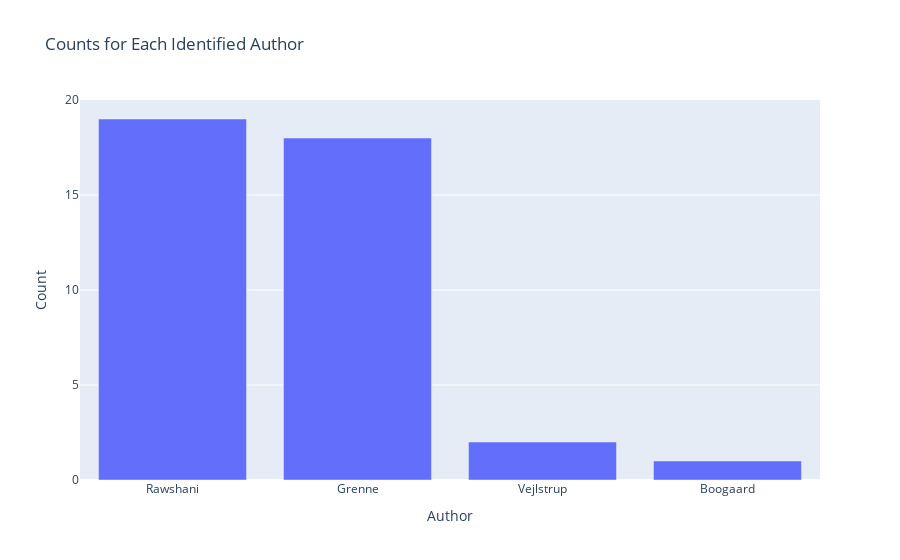

The code cell stored with this chart in its notebook:
### Code cell
import plotly.express as px

# Count the occurrences of each author in the IdentifiedAuthor column
author_counts = df["AuthorIdentified"].value_counts().reset_index()
author_counts.columns = ["Author", "Count"]

# Create a bar chart
fig = px.bar(author_counts, x="Author", y="Count", title="Counts for Each Identified Author")
fig.show()

### Figure 1 — Plotly figure (JSON) as saved in the notebook; plotly's stock layout.template omitted (floating-point values rounded to 4 significant figures)
{"data": [{"alignmentgroup": "True", "hovertemplate": "Author=%{x}<br>Count=%{y}<extra></extra>", "legendgroup": "", "marker": {"color": "#636efa", "pattern": {"shape": ""}}, "name": "", "offsetgroup": "", "orientation": "v", "showlegend": false, "textposition": "auto", "type": "bar", "x": ["Rawshani", "Grenne", "Vejlstrup", "Boogaard"], "xaxis": "x", "y": [19, 18, 2, 1], "yaxis": "y"}], "layout": {"barmode": "relative", "legend": {"tracegroupgap": 0}, "title": {"text": "Counts for Each Identified Author"}, "xaxis": {"anchor": "y", "domain": [0, 1], "title": {"text": "Author"}}, "yaxis": {"anchor": "x", "domain": [0, 1], "title": {"text": "Count"}}}}
